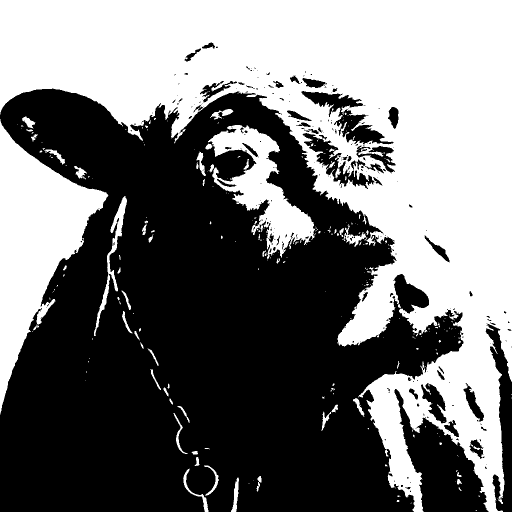
#> input picture examples/cow2_option_c_silhouette.png, 1024 x 1024 px, found by its file name (shown at 1/2 size)
$ python generate_corrected_inputs.py
#> lines starting #> are read from the running program, lines starting #| are printed output that depends on the picture; after the words box and inside, x2 and y2 are one past the last pixel; in counts of white or black regions, pixels touching at a corner belong together
"""
generate_corrected_inputs.py
Fix Option C (invert + morphological fill) and Option B (stronger threshold + blur).
"""
import numpy as np
from pathlib import Path
from PIL import Image
from scipy.ndimage import binary_fill_holes, gaussian_filter

BASE = Path("/Users/admin/causticsEngineering/examples")
HO   = Path("/Users/admin/causticsEngineering/claude_chat_handoff4")

# ── Option C corrected: invert + fill ────────────────────────────────────────
c_src = BASE / "cow2_option_c_silhouette.png"
c_arr = np.array(Image.open(c_src).convert('L'))
#> c_arr is the input picture: shape (1024, 1024); 45.8% white; 273 white regions (207 under 20 px), largest, box (x1, y1, x2, y2) and area: (0, 0, 1024, 1024) 396402, (0, 238, 217, 829) 52246, (416, 250, 630, 519) 20051

# Current state: white background, black cow — INVERTED from what solver needs
# Step 1: Invert → black background, white cow (but fragmented interior)
c_inv = 255 - c_arr

# Step 2: Binary fill — fill holes in the white cow shape
# Work in binary domain
c_bin = c_inv > 128
c_filled = binary_fill_holes(c_bin)
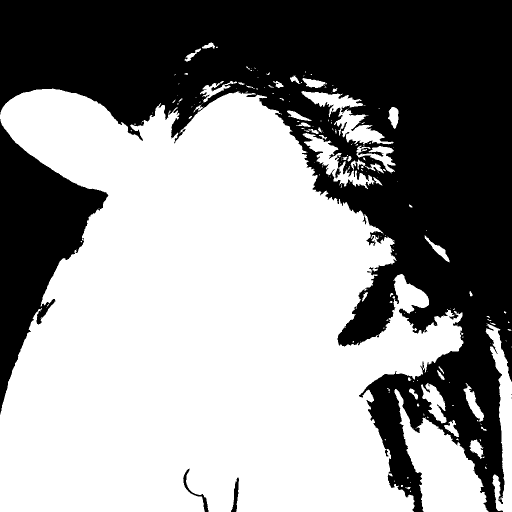
#> c_filled: shape (1024, 1024) bool (shown at 1/2 size); 57.1% white; 6 black regions (2 under 20 px), largest, box (x1, y1, x2, y2) and area: (0, 0, 1024, 1024) 396241, (0, 238, 217, 829) 52246, (366, 937, 417, 1024) 567, (462, 955, 478, 1024) 506

# Step 3: Small morphological dilation to close remaining gaps (3-pixel radius)
from scipy.ndimage import binary_dilation, generate_binary_structure
struct = generate_binary_structure(2, 1)
# dilate 3 times to bridge small gaps, then fill again
c_dilated = binary_dilation(c_filled, structure=struct, iterations=3)
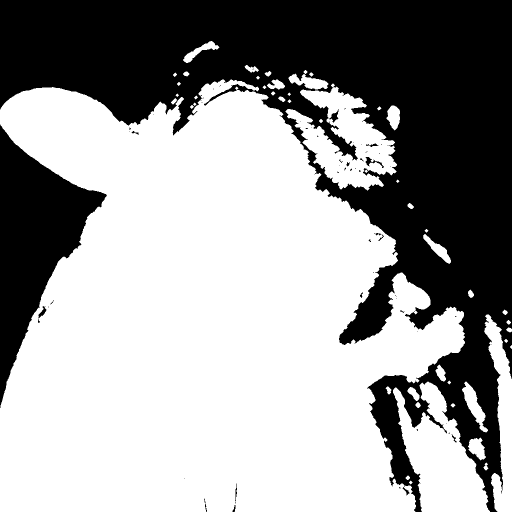
#> c_dilated: shape (1024, 1024) bool (shown at 1/2 size); 60.5% white; 61 black regions (47 under 20 px), largest, box (x1, y1, x2, y2) and area: (0, 0, 1024, 1024) 363233, (0, 249, 214, 816) 49423, (731, 314, 768, 336) 224
c_filled2  = binary_fill_holes(c_dilated)
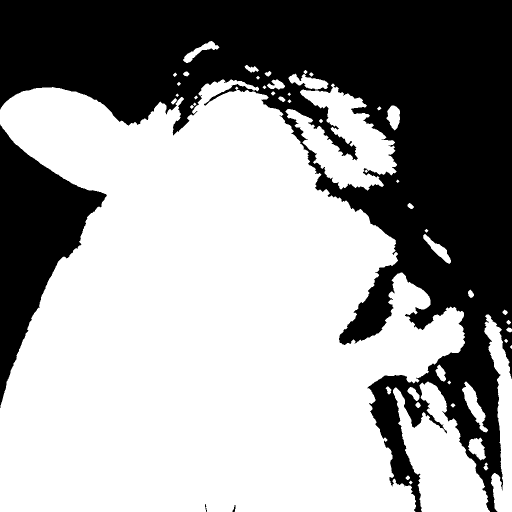
#> c_filled2: shape (1024, 1024) bool (shown at 1/2 size); 60.7% white; 4 black regions, box (x1, y1, x2, y2) and area: (0, 0, 1024, 1024) 362910, (0, 249, 214, 816) 49423, (465, 1010, 471, 1024) 44, (410, 1008, 414, 1024) 28

c_out = (c_filled2 * 255).astype(np.uint8)
Image.fromarray(c_out).save(BASE / "cow2_option_c_corrected.png")

white_pct = 100 * np.mean(c_filled2)
#> white_pct = 60.67
print(f"Option C corrected: white={white_pct:.1f}%  (was inverted+fragmented)")
#| Option C corrected: white=60.7%  (was inverted+fragmented)
print(f"  Saved: cow2_option_c_corrected.png")

# Handoff copy
ho_img = Image.fromarray(c_out)
w, h = ho_img.size
#> w = 1024; h = 1024
scale = min(700/w, 700/h, 1.0)
#> scale = 0.684
if scale < 1.0:
    ho_img = ho_img.resize((int(w*scale), int(h*scale)), Image.LANCZOS)
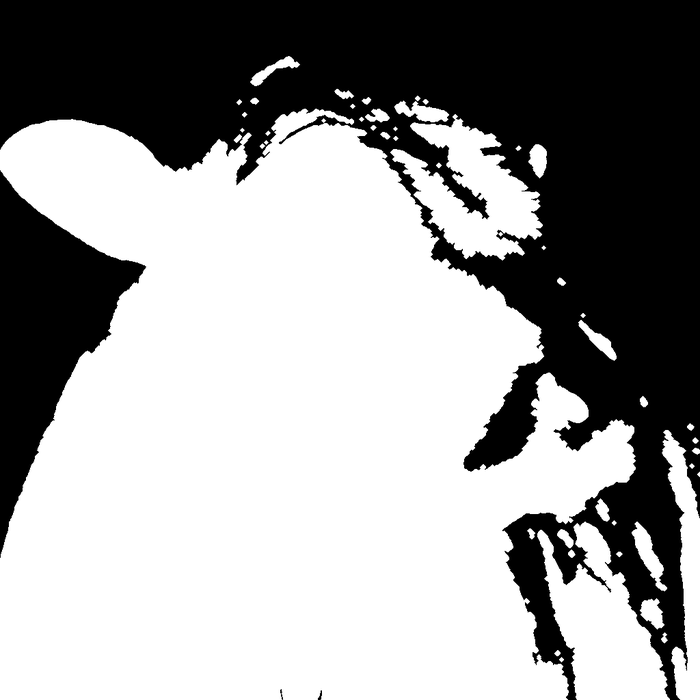
#> ho_img: PIL image 700x700 L; min 0, max 255, mean 154.7
ho_img.save(HO / "L2_option_c_corrected.jpg", quality=85)
#> (the run stopped early here; a loop or call above may not have finished)

$ run again, with examples/block1_q1_alpha100.png copied over examples/cow2_option_c_silhouette.png
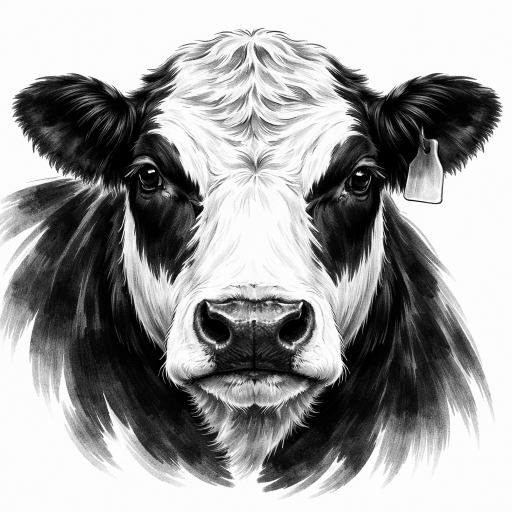
#> input picture examples/block1_q1_alpha100.png, 1024 x 1024 px, found by its file name (shown at 1/2 size)
#> c_arr is the input picture: shape (1024, 1024); min 0, max 254, mean 157.5
#> `c_bin = c_inv > 128`:
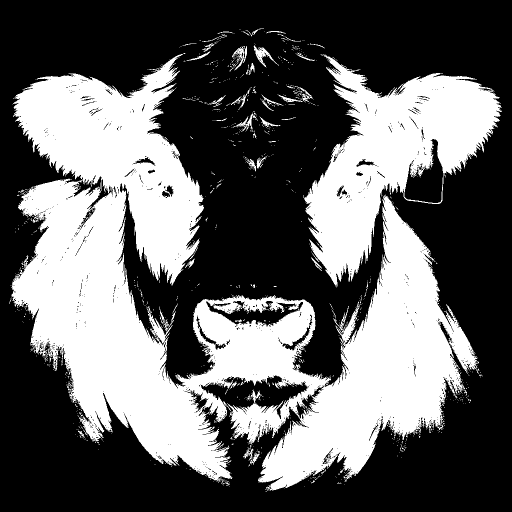
#> c_bin: shape (1024, 1024) bool (shown at 1/2 size); 39.2% white; 1103 white regions (1043 under 20 px), largest, box (x1, y1, x2, y2) and area: (23, 106, 958, 984) 325564, (608, 108, 1004, 575) 76955, (507, 90, 558, 135) 569
#> c_filled: shape (1024, 1024) bool; 41% white; 1046 white regions (987 under 20 px), largest, box (x1, y1, x2, y2) and area: (23, 106, 958, 984) 338041, (608, 108, 1004, 575) 83640, (507, 90, 558, 135) 602
#> c_dilated: shape (1024, 1024) bool; 47.4% white; 75 white regions, largest, box (x1, y1, x2, y2) and area: (15, 103, 1007, 987) 476221, (518, 165, 641, 225) 2788, (440, 219, 565, 281) 2506
#> c_filled2: shape (1024, 1024) bool; 48% white; 73 white regions, largest, box (x1, y1, x2, y2) and area: (15, 103, 1007, 987) 481820, (518, 165, 641, 225) 2792, (440, 219, 565, 281) 2518
#> white_pct = 47.96
#| Option C corrected: white=48.0%  (was inverted+fragmented)
#> `ho_img = ho_img.resize((int(w*scale), int(h*scale)), Image.LANCZOS)`:
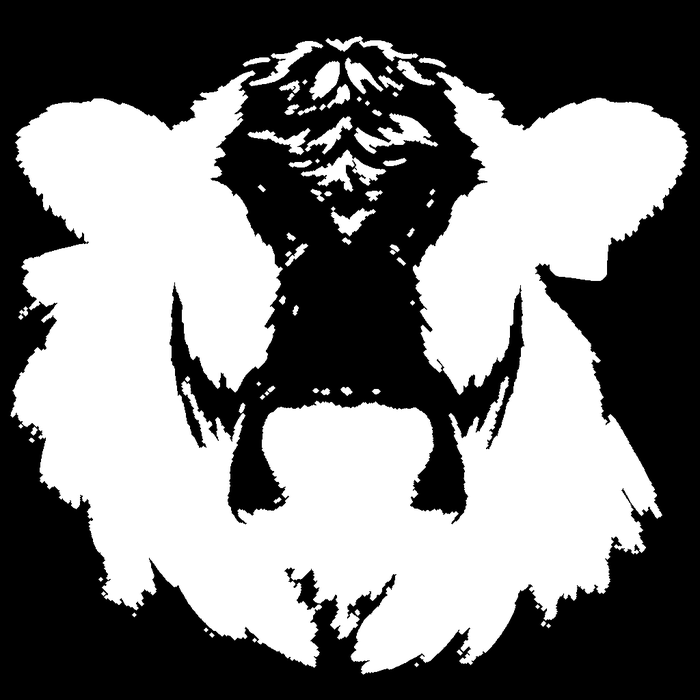
#> ho_img: PIL image 700x700 L; min 0, max 255, mean 122.3
